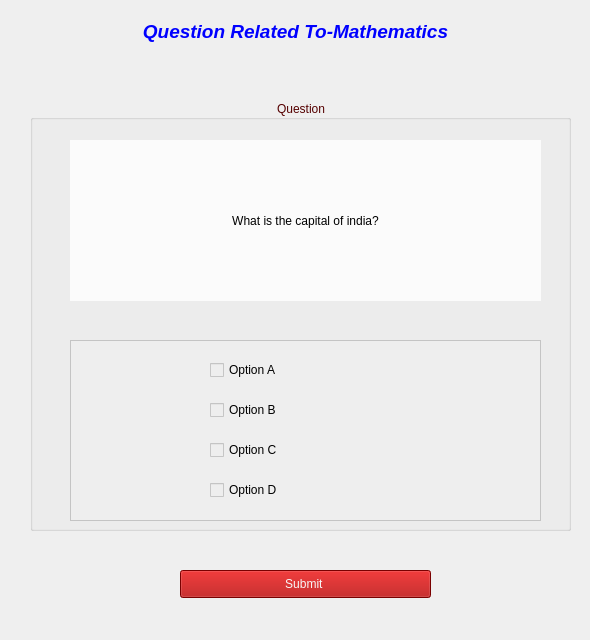
<?xml version="1.0" encoding="UTF-8"?>
<ui version="4.0">
 <class>Questions</class>
 <widget class="QWidget" name="Questions">
  <property name="geometry">
   <rect>
    <x>0</x>
    <y>0</y>
    <width>590</width>
    <height>640</height>
   </rect>
  </property>
  <property name="windowTitle">
   <string>Test</string>
  </property>
  <widget class="QLabel" name="label_2">
   <property name="geometry">
    <rect>
     <x>0</x>
     <y>-1</y>
     <width>590</width>
     <height>641</height>
    </rect>
   </property>
   <property name="styleSheet">
    <string notr="true">selection-background-color: rgba(255, 255, 255, 50);</string>
   </property>
   <property name="text">
    <string/>
   </property>
   <property name="pixmap">
    <pixmap>Images/background.gif</pixmap>
   </property>
   <property name="scaledContents">
    <bool>true</bool>
   </property>
  </widget>
  <widget class="QLabel" name="label">
   <property name="geometry">
    <rect>
     <x>20</x>
     <y>20</y>
     <width>551</width>
     <height>61</height>
    </rect>
   </property>
   <property name="font">
    <font>
     <weight>75</weight>
     <italic>true</italic>
     <bold>true</bold>
    </font>
   </property>
   <property name="text">
    <string>&lt;html&gt;&lt;head/&gt;&lt;body&gt;&lt;p align=&quot;center&quot;&gt;&lt;span style=&quot; font-size:14pt; color:#0000ff;&quot;&gt;Question Related To-Mathematics&lt;/span&gt;&lt;/p&gt;&lt;p align=&quot;center&quot;&gt;&lt;br/&gt;&lt;/p&gt;&lt;/body&gt;&lt;/html&gt;</string>
   </property>
   <property name="scaledContents">
    <bool>true</bool>
   </property>
   <property name="wordWrap">
    <bool>true</bool>
   </property>
  </widget>
  <widget class="QGroupBox" name="groupBox">
   <property name="geometry">
    <rect>
     <x>30</x>
     <y>100</y>
     <width>541</width>
     <height>431</height>
    </rect>
   </property>
   <property name="styleSheet">
    <string notr="true">color: rgb(85, 0, 0);
font: 10pt &quot;MV Boli&quot;;</string>
   </property>
   <property name="title">
    <string>Question</string>
   </property>
   <property name="alignment">
    <set>Qt::AlignCenter</set>
   </property>
   <widget class="QLabel" name="label_3">
    <property name="geometry">
     <rect>
      <x>40</x>
      <y>40</y>
      <width>471</width>
      <height>161</height>
     </rect>
    </property>
    <property name="styleSheet">
     <string notr="true">color: rgb(0, 0, 0);
background-color: rgba(255, 255, 255, 200);
font: 12pt &quot;MV Boli&quot;;</string>
    </property>
    <property name="text">
     <string>What is the capital of india?</string>
    </property>
    <property name="alignment">
     <set>Qt::AlignCenter</set>
    </property>
    <property name="wordWrap">
     <bool>true</bool>
    </property>
   </widget>
   <widget class="QFrame" name="frame">
    <property name="geometry">
     <rect>
      <x>40</x>
      <y>240</y>
      <width>471</width>
      <height>181</height>
     </rect>
    </property>
    <property name="styleSheet">
     <string notr="true">background-color: rgba(239, 239, 239,200);</string>
    </property>
    <property name="frameShape">
     <enum>QFrame::StyledPanel</enum>
    </property>
    <property name="frameShadow">
     <enum>QFrame::Raised</enum>
    </property>
    <widget class="QCheckBox" name="checkBox">
     <property name="geometry">
      <rect>
       <x>140</x>
       <y>20</y>
       <width>231</width>
       <height>20</height>
      </rect>
     </property>
     <property name="styleSheet">
      <string notr="true">color: rgb(0, 0, 0);
font: 75  10pt &quot;MV Boli&quot;;</string>
     </property>
     <property name="text">
      <string>Option A</string>
     </property>
     <property name="tristate">
      <bool>false</bool>
     </property>
    </widget>
    <widget class="QCheckBox" name="checkBox_2">
     <property name="geometry">
      <rect>
       <x>140</x>
       <y>60</y>
       <width>231</width>
       <height>20</height>
      </rect>
     </property>
     <property name="styleSheet">
      <string notr="true">color: rgb(0, 0, 0);
font: 75  10pt &quot;MV Boli&quot;;</string>
     </property>
     <property name="text">
      <string>Option B</string>
     </property>
    </widget>
    <widget class="QCheckBox" name="checkBox_3">
     <property name="geometry">
      <rect>
       <x>140</x>
       <y>100</y>
       <width>231</width>
       <height>20</height>
      </rect>
     </property>
     <property name="styleSheet">
      <string notr="true">color: rgb(0, 0, 0);
font: 75  10pt &quot;MV Boli&quot;;</string>
     </property>
     <property name="text">
      <string>Option C</string>
     </property>
    </widget>
    <widget class="QCheckBox" name="checkBox_4">
     <property name="geometry">
      <rect>
       <x>140</x>
       <y>140</y>
       <width>231</width>
       <height>20</height>
      </rect>
     </property>
     <property name="styleSheet">
      <string notr="true">color: rgb(0, 0, 0);
font: 75  10pt &quot;MV Boli&quot;;</string>
     </property>
     <property name="text">
      <string>Option D</string>
     </property>
    </widget>
   </widget>
  </widget>
  <widget class="QPushButton" name="pushButton">
   <property name="geometry">
    <rect>
     <x>180</x>
     <y>570</y>
     <width>251</width>
     <height>28</height>
    </rect>
   </property>
   <property name="styleSheet">
    <string notr="true">background-color: rgb(170, 0, 0);
color: rgb(247, 247, 247);
font: 10pt &quot;MV Boli&quot;;</string>
   </property>
   <property name="text">
    <string>Submit </string>
   </property>
  </widget>
 </widget>
 <resources/>
 <connections/>
</ui>
